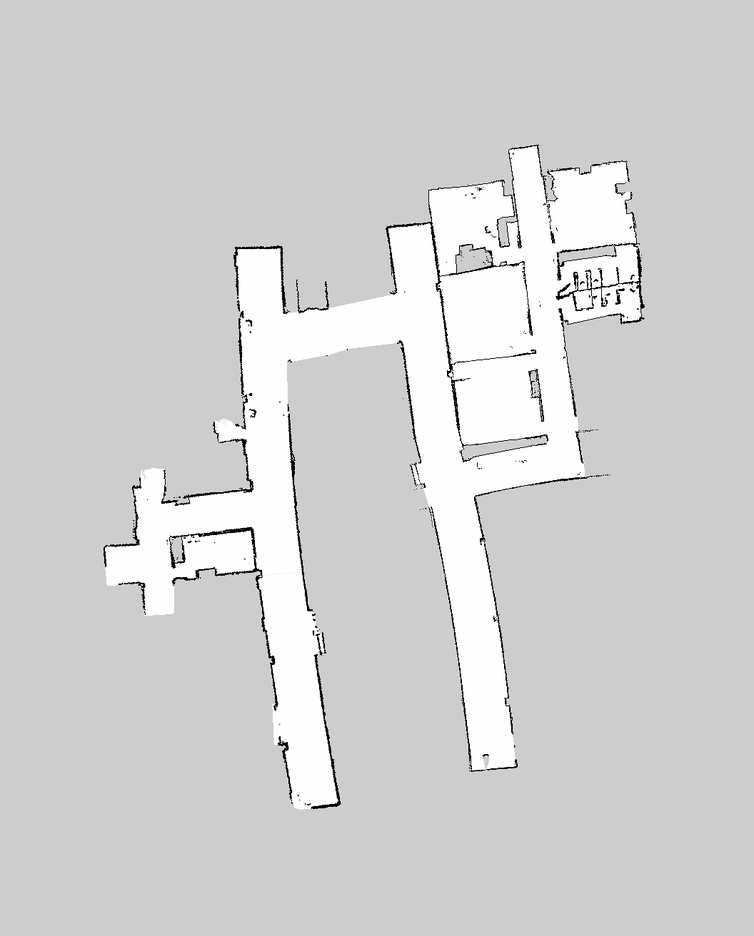
#> input picture Decision Tree/dataset-reduced/botanic_map.png, 754 x 936 px, shrunk from 1056 x 1312 before the run, found by its file name
$ python tmatching.py
#> lines starting #> are read from the running program, lines starting #| are printed output that depends on the picture; after the words box and inside, x2 and y2 are one past the last pixel; in counts of white or black regions, pixels touching at a corner belong together
import cv2
import numpy as np
from matplotlib import pyplot as plt

img_rgb = cv2.imread('botanic_map.png')
#> img_rgb is the input picture: shape (936, 754, 3); min 0, max 255, mean 210
img_gray = cv2.cvtColor(img_rgb, cv2.COLOR_BGR2GRAY)
template = cv2.imread('test_map2.png', 0)
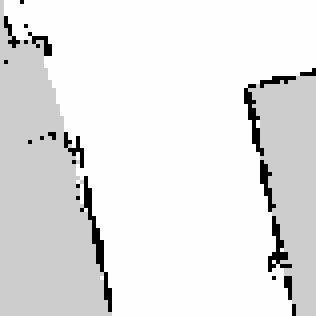
#> input picture SIFT/test_map2.png, 79 x 79 px, shrunk from 111 x 111 before the run (shown 4 times larger)
#> template is the input picture: shape (79, 79); min 0, max 254, mean 229.6
template = cv2.rotate(template, cv2.ROTATE_90_CLOCKWISE)
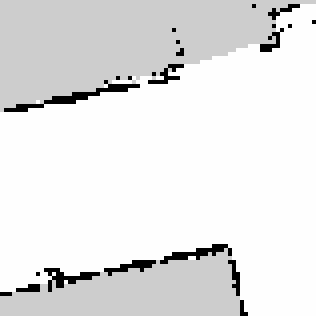
#> template: shape (79, 79) (shown 4 times larger); min 0, max 254, mean 229.6

height, width = template.shape[::]
#> height = 79; width = 79

res = cv2.matchTemplate(img_gray, template, cv2.TM_SQDIFF)
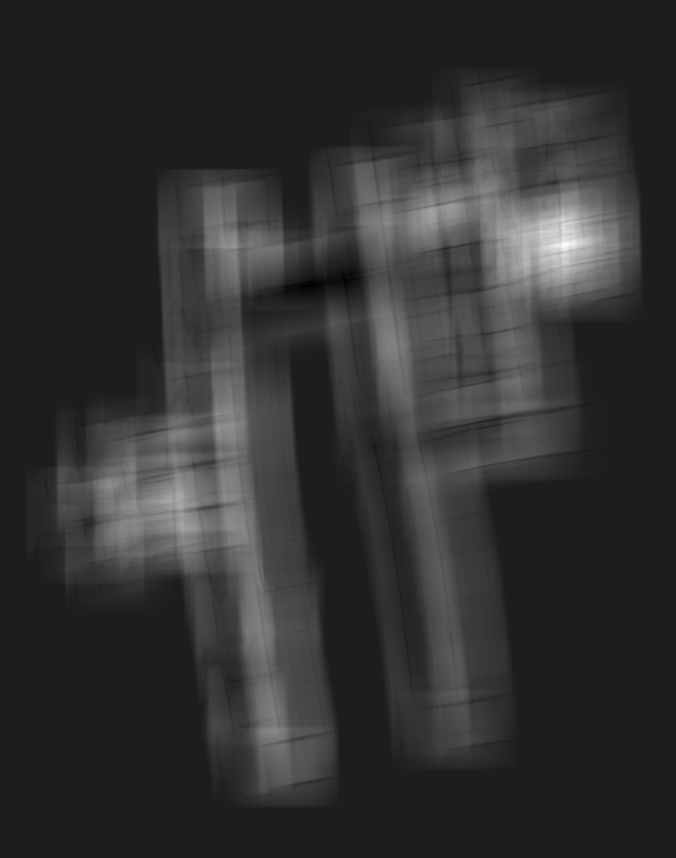
#> res: shape (858, 676) float32; min 13694336, max 60778784, mean 22911180; drawn with min black and max white
plt.imshow(res, cmap='gray')
min_val, max_val, min_loc, max_loc = cv2.minMaxLoc(res)
#> min_val = 13694336; max_val = 60778784; min_loc = (344, 280); max_loc = (563, 244)

top_left = min_loc  #Change to max_loc for all except for TM_SQDIFF
#> top_left = (344, 280)
bottom_right = (top_left[0] + width, top_left[1] + height)
#> bottom_right = (423, 359)
cv2.rectangle(img_rgb, top_left, bottom_right, (255, 0, 0), 2)
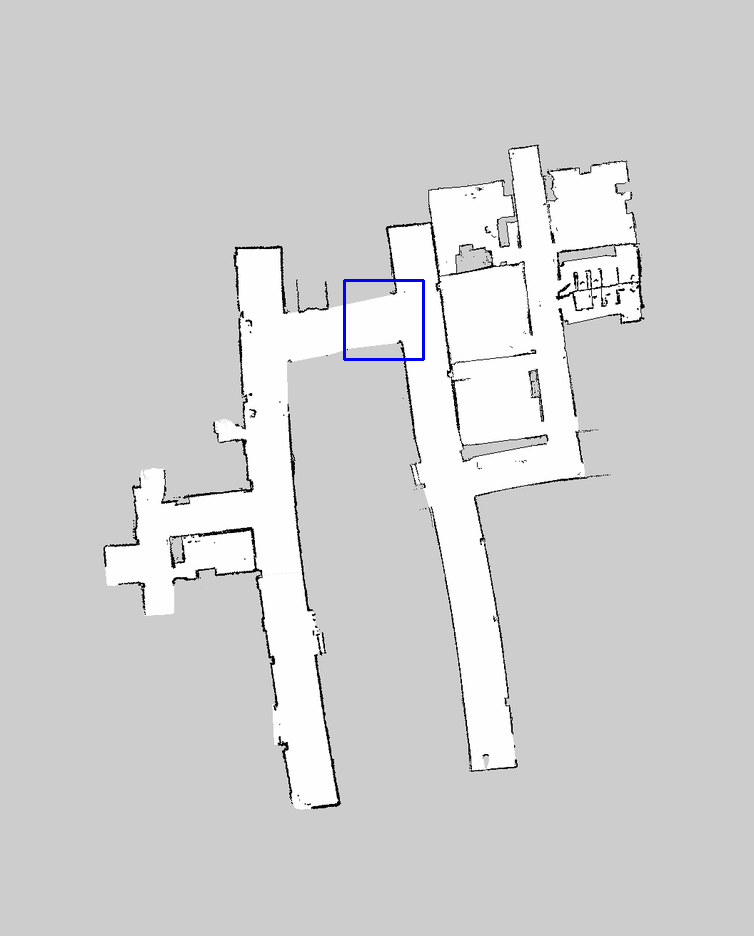
#> img_rgb: shape (936, 754, 3); 0.13% of pixels changed, all inside (x1, y1, x2, y2) = (343, 279, 425, 361)

cv2.imshow("Matched image", img_rgb)
cv2.waitKey()
cv2.destroyAllWindows()
